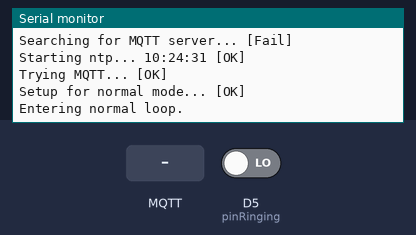
This sketch was run on a simulated ESP8266 (NodeMCU). Shown: the last lines printed to the serial monitor. The inputs (shaded band) are chosen by the test bench; at power-on: D5 (pinRinging) LOW. WiFi joins after 1.5 s; servers stay silent unless stated; network time is answered at once with the bench clock; the local clock reads 2024-03-15 10:24:30 at power-on unless the sketch sets it; no MQTT or app messages arrive unless stated; not simulated (calls return 0 or success): smartbell_secrets.h.

Above: at 3.3 s.
3.4 s: MQTT message "1" arrives on the first subscribed topic
At 3.8 s:
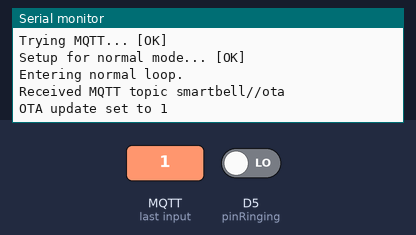
4.9 s: MQTT message "1" arrives on the second subscribed topic
At 6.1 s:
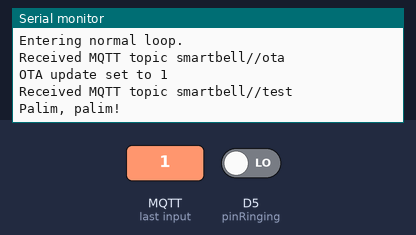

The sketch:

smartbell8266.ino
```cpp
#include <ArduinoOTA.h>
#include <ESP8266mDNS.h>
#include <NTPClient.h>
#include <PubSubClient.h>
#include <ESP8266WiFi.h>
#include <WiFiUdp.h>

#include "smartbell_secrets.h"

// Wifi details defined in smartbell_secrets.h
const char* hostname = HOST;
const char* ssid = SECRET_MAIN_SSID;
const char* pass = SECRET_MAIN_PASS;
const char* ssidFallback = SECRET_FALLBACK_SSID;
const char* passFallback = SECRET_FALLBACK_PASS;

// Important: Passwords and OTA
// This code is designed to run on a secure private network. Normally, the
// device should be connected to your secured local network and only allows
// for an OTA update if you enable this function via MQTT (see command below)
// This is a problem if you want to change your Wifi password or if your MQTT
// broker moves to a different address and you want to update the smart bell
// with new credentials or addresses. Therefore, if the device cannot connect
// to your Wifi or cannot connect to the MQTT broker for a few times it will
// start its own Wifi with the credentials below. You probably want to change
// them to be unique to your device and you want to save them somewhere in
// case you need to recover the smart bell. In this fallback mode it will only
// allow an OTA update so you can set new credentials. After a minute it will
// try again to connect to your regular network, so it will not stay down too
// long after a short outage of your infrastructure.

#define MAX_MESSAGE_LEN 1024
#define MAX_ADDR_LEN 25
#define MAX_STATUS_LEN 80
#define DEVICE_INFO "{\"cns\": [[\"mac\", \"%s\"]], \"ids\": \"%s\", \"mf\": \"James Inge\", \"mdl\": \"Smart doorbell interface\", \"name\": \"Smartbell\", \"sa\": \"Hall\", \"via_device\": \"MQTT broker\"}"

const char* mqttTopicAvailability = "smartbell/"HOST"/status";
const char* mqttTopicConfig1 = "homeassistant/device_automation/"HOST"/config";
const char* mqttTopicConfig2 = "homeassistant/binary_sensor/"HOST"/config";
const char* mqttTopicConfig3 = "homeassistant/sensor/"HOST"/config";
const char* mqttTopicConfig4 = "homeassistant/button/"HOST"/test/config";
const char* mqttTopicConfig5 = "homeassistant/button/"HOST"/restart/config";
const char* mqttTopicConfig6 = "homeassistant/button/"HOST"/update/config";
const char* mqttTopicLast = "smartbell/"HOST"/last";
const char* mqttTopicOTA = "smartbell/"HOST"/ota";
const char* mqttTopicRinging = "smartbell/"HOST"/ringing";
const char* mqttTopicStatus = "smartbell/"HOST"/info";
const char* mqttTopicTest = "smartbell/"HOST"/test";

const byte    pinRinging = D5;
IPAddress     myip;
IPAddress     mqttServer;
int           mqttPort;
boolean       otaEnabled;
boolean       isRinging;
unsigned long lastRingTime = 0;
unsigned long ringDebounce;

WiFiClient    wifiClient;
WiFiUDP       ntpUDP;

// Zero offset from UTC, 10 hour refresh of system time (in ms)
NTPClient timeClient(ntpUDP, "europe.pool.ntp.org", 0, 36000000);
PubSubClient mqttClient(wifiClient);


void setup() {
  Serial.begin(115200);
  Serial.println("Starting...");

  pinMode(pinRinging, INPUT);

  WiFi.hostname(hostname);
  ArduinoOTA.setHostname(hostname);

  mqttClient.setCallback(mqttCallback);
}

void loop() {
  //Normal state: Connect to Wifi infrastructure and MQTT broker
  int wifiStatus = WiFi.begin(ssid, pass);
  int retries = 0;
  char mqtt[MAX_ADDR_LEN];
  unsigned long timeout;

  while (retries < 3) {
    retries++;
    Serial.print("Connecting to Wifi, try ");
    Serial.print(retries);
    Serial.print("... ");

    timeout = millis();
    while (wifiStatus != WL_CONNECTED && millis()-timeout < 20000) {
      delay(100);
      wifiStatus = WiFi.status();
    }
    myip = WiFi.localIP();
    Serial.println("[OK]");

    Serial.print("Starting mDNS... ");
    if (!MDNS.begin(hostname)) {
        Serial.println("[Fail]");
    } else {
        Serial.println("[OK]");
        Serial.print("Searching for MQTT server... ");
        int responses = MDNS.queryService("mqtt", "tcp");
        if (responses == 0) {
          Serial.println("[Fail]");
        } else {
          mqttServer = MDNS.IP(0);
          mqttPort = MDNS.port(0);
          snprintf(mqtt, MAX_ADDR_LEN, "[%d.%d.%d.%d:%d]", mqttServer[0], mqttServer[1], mqttServer[2], mqttServer[3], mqttPort);
          mqttClient.setServer(mqttServer, mqttPort);
          Serial.println(mqtt);
        }
    }

    Serial.print("Starting ntp... ");
    timeClient.begin();
    if (timeClient.forceUpdate()) {
      Serial.print(timeClient.getFormattedTime());
      Serial.println(" [OK]");
    } else {
      Serial.println("[Fail]");
    }

    while (wifiStatus == WL_CONNECTED) {
      Serial.print("Trying MQTT... ");
      timeout = millis();
      while (!mqttClient.connected() && millis()-timeout < 10000) {
        // Connect to MQTT broker, using Last Will & testament message to go offline if connection drops.
        mqttClient.connect(hostname, NULL, NULL, mqttTopicAvailability, 0, true, "offline", false);
        delay(1000);
      }
      if (!mqttClient.connected()) {
        Serial.println("[Fail]");
        break;
      }
      Serial.println("[OK]");
      retries = 0;
      normalSetup();
      Serial.println("Entering normal loop.");
      while (mqttClient.connected() && WiFi.status() == WL_CONNECTED) {
        normalLoop();
        yield();
      }
      Serial.println("Disconnected.");
    }
  }
  mqttClient.disconnect();
  MDNS.end();
  WiFi.disconnect();

  //Fallback: Offer a hotspot to allow for an OTA update
  Serial.println("Setting up AP as fallback.");
  if (WiFi.softAP(ssidFallback, passFallback)) {
    ArduinoOTA.begin();
    timeout = millis();
    while (millis() - timeout < 60000) {
      ArduinoOTA.handle();
      yield();
    }
  }
  Serial.println("Let's see if our Wifi is back...");
  ESP.restart();
}

void normalSetup() {
  char buffer[MAX_MESSAGE_LEN];
  bool ok = false;

  Serial.print("Setup for normal mode... ");
  isRinging = false;
  ringDebounce = millis();
  otaEnabled = false;

  ok = mqttClient.setBufferSize(MAX_MESSAGE_LEN);
  ok = ok && mqttClient.subscribe(mqttTopicOTA);
  ok = ok && mqttClient.subscribe(mqttTopicTest);
  ok = ok && mqttClient.publish(mqttTopicAvailability, "online", true);
  snprintf(buffer, MAX_MESSAGE_LEN, "{\"atype\": \"trigger\", \"t\": \"%s\", \"type\": \"button_short_press\", \"stype\": \"button_1\", \"device\": "DEVICE_INFO"}", mqttTopicRinging, WiFi.macAddress().c_str(), HOST);
  ok = ok && mqttClient.publish(mqttTopicConfig1, buffer, true);
  snprintf(buffer, MAX_MESSAGE_LEN, "{\"stat_t\": \"%s\", \"device\": "DEVICE_INFO", \"dev_cla\": \"connectivity\", \"entity_category\": \"diagnostic\", \"icon\": \"mdi:doorbell\", \"json_attr_t\": \"%s\", \"name\": \"Smartbell Status\", \"uniq_id\": \"%ss\", \"pl_on\": \"online\", \"pl_off\": \"offline\"}", mqttTopicAvailability, WiFi.macAddress().c_str(), HOST, mqttTopicStatus, HOST);
  ok = ok && mqttClient.publish(mqttTopicConfig2, buffer, true);
  snprintf(buffer, MAX_MESSAGE_LEN, "{\"avty_t\": \"%s\", \"stat_t\": \"%s\", \"device\": "DEVICE_INFO", \"dev_cla\": \"timestamp\", \"entity_category\": \"diagnostic\", \"name\": \"Last doorbell press\", \"uniq_id\": \"%s\", \"val_tpl\": \"{{value|int|timestamp_local}}\"}", mqttTopicAvailability, mqttTopicLast, WiFi.macAddress().c_str(), HOST, HOST);
  ok = ok && mqttClient.publish(mqttTopicConfig3, buffer, true);
  snprintf(buffer, MAX_MESSAGE_LEN, "{\"avty_t\": \"%s\", \"cmd_t\": \"%s\", \"device\": "DEVICE_INFO", \"icon\": \"mdi:doorbell\", \"name\": \"Test smartbell alerts\", \"uniq_id\": \"%st\"}", mqttTopicAvailability, mqttTopicTest, WiFi.macAddress().c_str(), HOST, HOST);
  ok = ok && mqttClient.publish(mqttTopicConfig4, buffer, true);
  snprintf(buffer, MAX_MESSAGE_LEN, "{\"avty_t\": \"%s\", \"cmd_t\": \"%s\", \"device\": "DEVICE_INFO", \"dev_cla\": \"restart\", \"name\": \"Restart smartbell\", \"pl_prs\": 0, \"uniq_id\": \"%sr\"}", mqttTopicAvailability, mqttTopicOTA, WiFi.macAddress().c_str(), HOST, HOST);
  ok = ok && mqttClient.publish(mqttTopicConfig5, buffer, true);
  snprintf(buffer, MAX_MESSAGE_LEN, "{\"avty_t\": \"%s\", \"cmd_t\": \"%s\", \"device\": "DEVICE_INFO", \"dev_cla\": \"update\", \"name\": \"Update smartbell\", \"pl_prs\": 1, \"uniq_id\": \"%su\"}", mqttTopicAvailability, mqttTopicOTA, WiFi.macAddress().c_str(), HOST, HOST);
  ok = ok && mqttClient.publish(mqttTopicConfig6, buffer, true);
  ok = ok && updateStatus();
  if (ok) {
    Serial.println("[OK]");
  } else {
    Serial.println("[Fail]");
  }
}

void normalLoop() {
  mqttClient.loop();
  timeClient.update();
  checkRinging();
  if (otaEnabled) {
    ArduinoOTA.handle();
  }
}

void checkRinging() {
  unsigned long now_t = millis();

  bool nowRinging = (digitalRead(pinRinging) == HIGH); //Pulled high by optocoupler if ringing

  if (nowRinging && !isRinging && ((now_t - ringDebounce) > 3000)) {
    ringDebounce = now_t;
    handleRing("Doorbell");
  }
  isRinging = nowRinging;
}

void handleRing(char *ringType) {
  char status[MAX_STATUS_LEN];

  lastRingTime = timeClient.getEpochTime();
  Serial.println("Palim, palim!");
  snprintf(status, MAX_STATUS_LEN, "%d", lastRingTime);
  mqttClient.publish(mqttTopicLast, status, true);
  snprintf(status, MAX_STATUS_LEN, "{\"time\": %lu, \"type\": \"%s\"}", lastRingTime, ringType);
  mqttClient.publish(mqttTopicRinging, status);
}

void mqttCallback(char* topic, byte* payload, unsigned int length) {
    char status[80];
    Serial.print("Received MQTT topic ");
    Serial.println(topic);
    if (strcmp(topic, mqttTopicOTA) == 0) {
      otaEnabled = payload[0] == '1';
      if (otaEnabled)
        ArduinoOTA.begin();
      else {
        mqttClient.publish(mqttTopicAvailability, "offline", true);
        mqttClient.disconnect();
        ESP.restart();
      }
      Serial.print("OTA update set to ");
      Serial.println(otaEnabled);
      updateStatus();
    } else if (strcmp(topic, mqttTopicTest) == 0) {
      handleRing("Test");
    }
}

bool updateStatus() {
    char status[MAX_MESSAGE_LEN];

    snprintf(status, MAX_MESSAGE_LEN, "{\"name\": \"%s\", \"ip\": \"%d.%d.%d.%d\", \"broker\": \"%d.%d.%d.%d:%d\", \"ota\": %d}", hostname, myip[0], myip[1], myip[2], myip[3], mqttServer[0], mqttServer[1], mqttServer[2], mqttServer[3], mqttPort, otaEnabled);
    return mqttClient.publish(mqttTopicStatus, status, true);
}
```

Measured:
- after the input at 3.4 s, the serial monitor: prints a new line at once (image 1)
- after the input at 4.9 s, the serial monitor: prints a new line at once (image 2)
